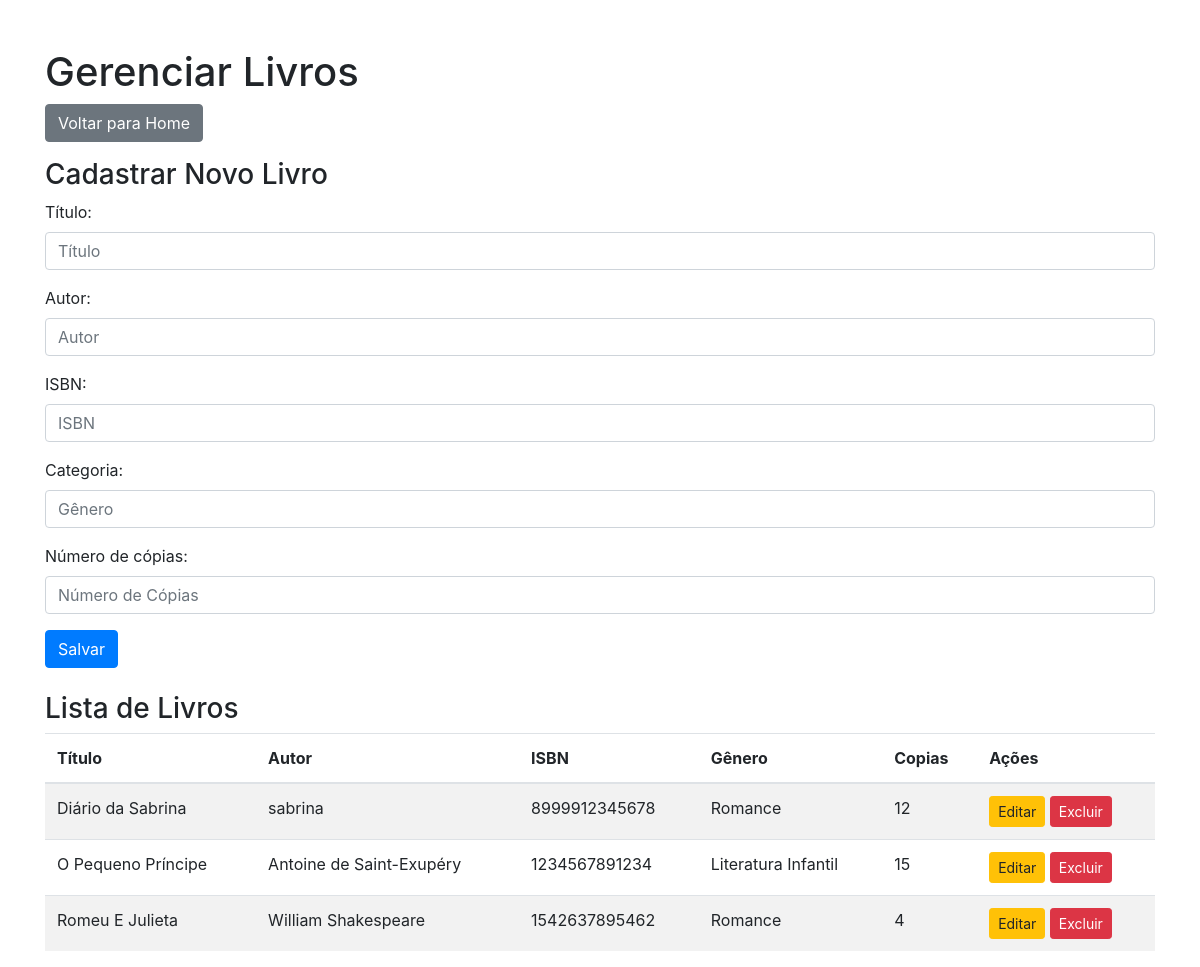
Page /livros/ (signed in) on the committed database.
### app/models.py (models this page shows, shortened)
class Livro(models.Model):
    titulo = models.CharField(max_length=200, verbose_name="Título")
    autor = models.CharField(max_length=100, verbose_name="Autor")
    isbn = models.CharField(
        max_length=13,
        unique=True,
        verbose_name="ISBN",
        validators=[RegexValidator(regex=r'^\d{13}$', message="ISBN inválido. Deve conter 13 dígitos.")]
    )
    categoria = models.CharField(max_length=50, verbose_name="Categoria")
    num_copias = models.IntegerField(
        verbose_name="Número de cópias",
        validators=[MinValueValidator(0, message="O número de cópias não pode ser negativo.")]
    )
    class Meta:
        verbose_name = "Livro"
        verbose_name_plural = "Livros"

### app/views.py (the view)
# urls.py: path('livros/', views.gerenciar_livros, name='gerenciar_livros'),
@login_required
def gerenciar_livros(request):
    if request.method == 'POST':
        form = LivroForm(request.POST)
        if form.is_valid():
            form.save()
            return redirect('app:gerenciar_livros')
    else:
        form = LivroForm()
    livros = Livro.objects.all()
    context = {'form': form, 'livros': livros}
    return render(request, 'app/gerenciar_livros.html', context)

### app/forms.py
class LivroForm(forms.ModelForm):
    class Meta:
        model = Livro
        fields = ['titulo', 'autor', 'isbn', 'categoria', 'num_copias']
        widgets = {
            'titulo': forms.TextInput(attrs={'class': 'form-control', 'placeholder': 'Título'}),
            'autor': forms.TextInput(attrs={'class': 'form-control', 'placeholder': 'Autor'}),
            'isbn': forms.TextInput(attrs={'class': 'form-control', 'placeholder': 'ISBN'}),
            'categoria': forms.TextInput(attrs={'class': 'form-control', 'placeholder': 'Gênero'}),
            'num_copias': forms.NumberInput(attrs={'class': 'form-control', 'placeholder': 'Número de Cópias'}),
        }

### app/templates/app/gerenciar_livros.html (shortened to what this page needs)
<!DOCTYPE html>
<html>
<head>
    <link rel="stylesheet" href="https://stackpath.bootstrapcdn.com/bootstrap/4.5.0/css/bootstrap.min.css">
</head>
<body>
    <div class="container mt-5">
        <h1>Gerenciar Livros</h1>
        <a href="{% url 'app:home' %}" class="btn btn-secondary mb-3">Voltar para Home</a>
        <h3>Cadastrar Novo Livro</h3>
        <form method="post" class="mb-4">
            {{ form.as_p }}
            <button type="submit" class="btn btn-primary">Salvar</button>
        </form>
        <h3>Lista de Livros</h3>
        <table class="table table-striped">
            <thead>
                <tr>
                    <th>Título</th>
                    <th>Autor</th>
                    <th>ISBN</th>
                    <th>Gênero</th>
                    <th>Copias</th>
                    <th>Ações</th>
                </tr>
            </thead>
            <tbody>
                {% for livro in livros %}
                <tr>
                    <td>{{ livro.titulo }}</td>
                    <td>{{ livro.autor }}</td>
                    <td>{{ livro.isbn }}</td>
                    <td>{{ livro.categoria }}</td>
                    <td>{{ livro.num_copias }}</td>
                    <td>
                        <a href="{% url 'app:editar_livro' livro.id %}" class="btn btn-sm btn-warning">Editar</a>
                        <a href="{% url 'app:excluir_livro' livro.id %}" class="btn btn-sm btn-danger">Excluir</a>
                    </td>
                </tr>
                {% empty %}
                <tr>
                    <td colspan="6">Nenhum livro cadastrado.</td>
                </tr>
                {% endfor %}
            </tbody>
        </table>
    </div>
</body>
</html>

### rows in the picture
Livro: titulo "Diário da Sabrina", autor "sabrina", isbn "8999912345678", categoria "Romance", num_copias "12"
Livro: titulo "O Pequeno Príncipe", autor "Antoine de Saint-Exupéry", isbn "1234567891234", categoria "Literatura Infantil", num_copias "15"
Livro: titulo "Romeu E Julieta", autor "William Shakespeare", isbn "1542637895462", categoria "Romance", num_copias "4"
